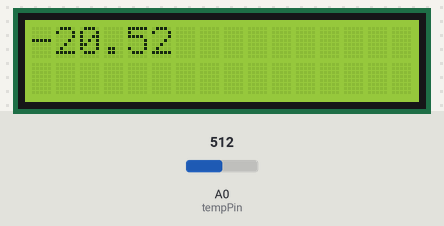
The sketch below on a simulated Arduino Uno, built with avr-gcc and run on an emulated ATmega328P. Parts: 16×2 character LCD. The test bench sets the inputs (shaded band); at power-on: A0 (tempPin) = 512. What the sketch prints to the serial monitor is not drawn.

Above: at 1.8 s.
1.9 s: A0 (tempPin) set to 716
At 2.6 s:
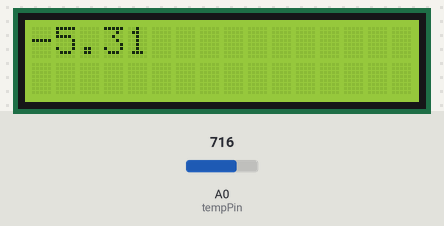
3.6 s: A0 (tempPin) set to 900
At 5.2 s:
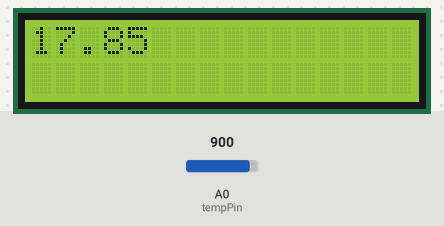
5.8 s: A0 (tempPin) set to 1023
At 7.9 s:
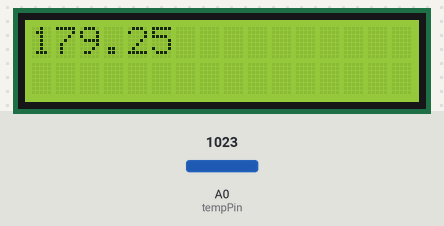
Timing chart, 0 to 9.4 s (numbered marks = the images above; inputs shaded):
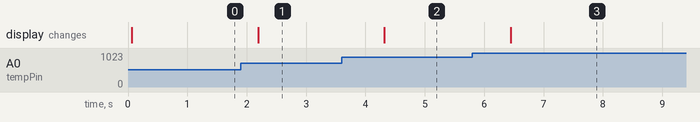

The sketch:

thermometer.ino
```cpp
#include <LiquidCrystal.h>

LiquidCrystal lcd(7, 8, 9, 10, 11, 12);

int tempPin = A0;

void setup() {
  // put your setup code here, to run once:
  Serial.begin(9600);
}

void loop() {
  // put your main code here, to run repeatedly:
  int temp = analogRead(tempPin);
  double tempK = log(100000.0 * ((1024.0 / temp - 1)));
  tempK = 1 / (0.001129148 + (0.000234125 + (0.0000000876741 * tempK * tempK )) * tempK );
  float tempC = tempK - 273.15;
  Serial.println(tempC);
  lcd.begin(16, 2);
  // Print a message to the LCD.
  lcd.print(tempC);
  delay(1000);
}
```

Measured:
- after the input at 1.9 s, the display: changes after 0.29 s (image 1)
- after the input at 3.6 s, the display: changes after 0.72 s (image 2)
- after the input at 5.8 s, the display: changes after 0.65 s (image 3)
